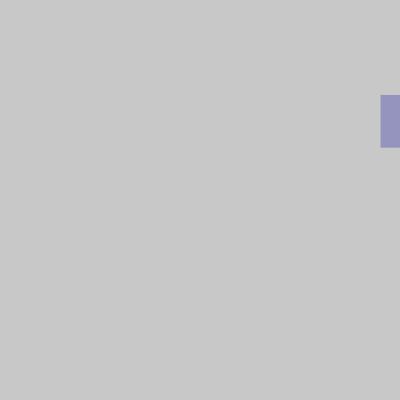
Frame 1 (no input)
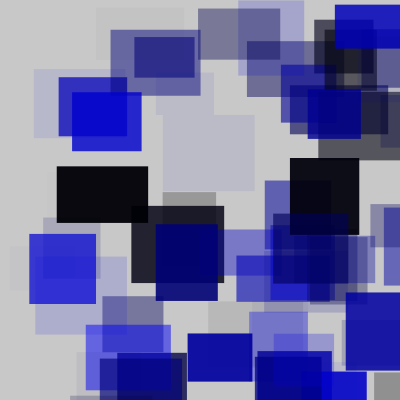
Frame 60 (the mouse pressed at the canvas centre just before this capture)
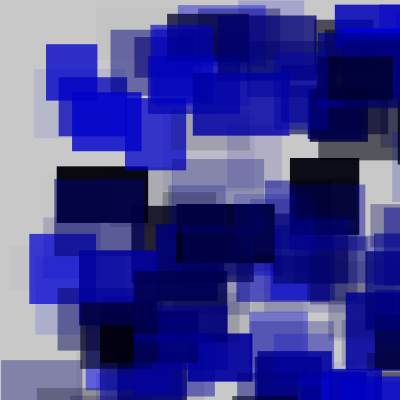
Frame 120 (the mouse held since frame 60 and released just before this capture)

The Processing sketch that drew these frames (run headless with seeded random() and noise(); from frame 60 on, the mouse is pressed at the canvas centre):

// Processing sketch: processing_59208
// ── processing_59208.pde

void setup() { 
size(400,400);
background(200); 
 
}

void draw() { 
fill(0,0,random(255),random(255));
noStroke();
rect(random(400),random(400),random(50,100),random(40,80));
 
}
